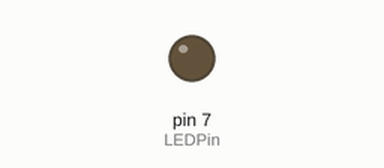
A sketch run on a simulated Arduino Uno, built with avr-gcc and run on an emulated ATmega328P. On the bench: output pins drawn as LEDs (lit = HIGH).

Above: at 0.6 s.
At 2.5 s:
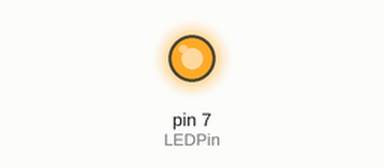
Timing chart, 0 to 6.6 s (numbered marks = the images above):
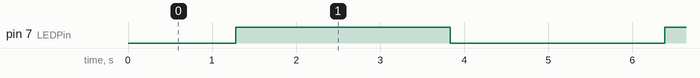

The sketch:

BreathingLED.ino
```cpp
//Project : Breathing LED
//Author : Joshua Dolgin
//Date  : YYYY/MM//DD
//Status :
//Reference :

uint8_t LEDPin = 7;
uint8_t brightness = 0;
uint8_t delta = 1;

void setup() {
  // put your setup code here, to run once:
  pinMode(LEDPin, OUTPUT);
}

void loop() {
  // put your main code here, to run repeatedly:
  analogWrite(LEDPin, brightness);
  delay(10);
  brightness = brightness + delta;
  if (brightness == 255 || brightness == 0)
  {
    delta = -delta;
  }
}
```

Measured:
- by itself, pin 7 (LEDPin): alternates HIGH for 2.6 s and LOW for 2.6 s
